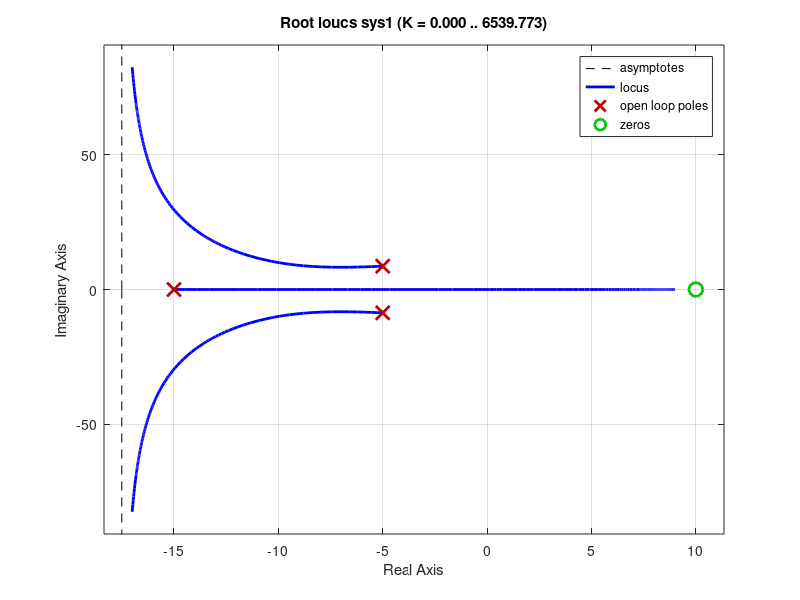

Reproduce this figure in MATLAB. (Note: this script raises an error after producing the figure.)
clc
clear 
close all


s = tf('s');

K = 13.04;
d1 = 3.815;
d0 = -46.65;

H = 651.8986469;
I = 651.8986469;
Kp = 0.1599857263;
KD = 6.905266276e-3;
KI = 1.050494512;

P = K/(s^2+d1*s+d0);

sys1 = H*P;

sys1 = (s+(pi/20))/((0.2*s+1)*s*(s+(pi/400)));
sys1 = (s-10)/((s+15)*(s^2+10*s+100));

% n2 = s;
% d2 = s^2 + 3.1815*s + 4571.7;
% 
% sys2 = n20 / d2;+0.05
% *
% n3 = s;
% d3 = s^2 + 3.815*s + 6753.956684;
% 
% sys3 = n3 / d3;
% 
% rlocus(sys1, 'b', sys2, 'k', sys3, 'r')
rlocus(sys1);
hold on

yline(pi/2)
k = 50;
M = k.*[-pi/2; pi/2];

plotv(M, '-')
% M = k.*[-23; -24.11983801];
% 
% plotv(M, '-')
% 
plot(-23, 7.559734419, '.', 'MarkerSize', 8, 'Color', 'blue')
plot(-23, -7.559734419, '.', 'MarkerSize', 8, 'Color', 'blue')
% plot(-23, 63.6, '.', 'MarkerSize', 15, 'Color', 'red')
xlim([-20 7])
% ylim([-30 30])